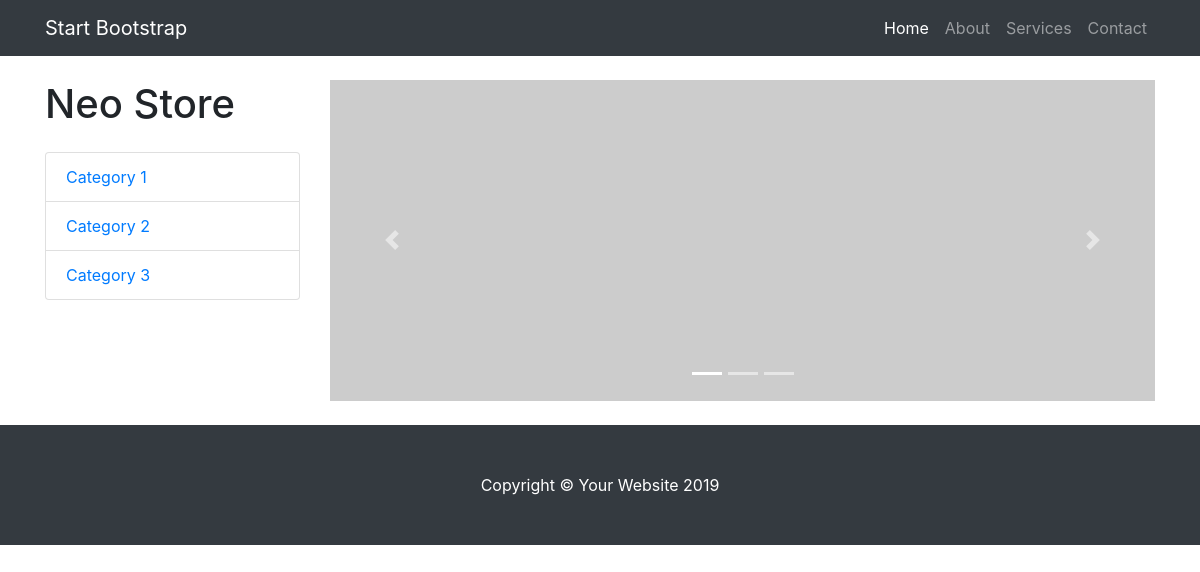
Before: / with the older database file.
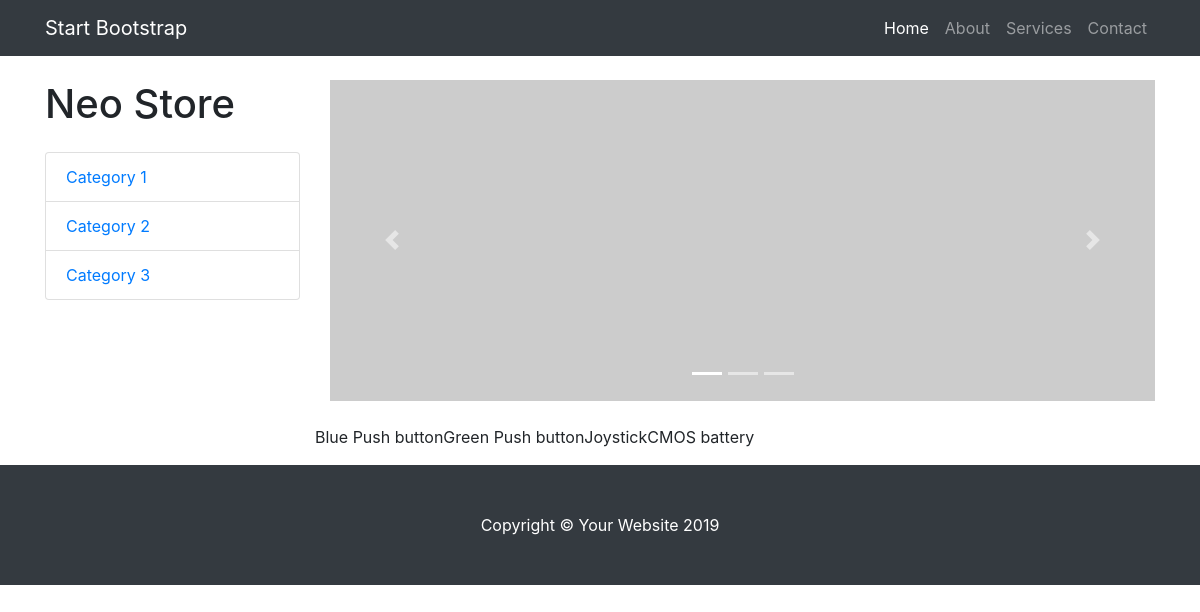
After: the same page with the newer database file.
### part/models.py (models this page shows, shortened)
class Part(models.Model):
    name = models.CharField(max_length=30, default='')
    description = models.TextField()
    price = models.DecimalField(max_digits=4, decimal_places=2)
    image = models.ImageField(upload_to='images')

### part/views.py (the view)
# urls.py: path('', views.index, name='index'),
def index(request):
    parts = Part.objects.all()
    return render(request, 'allparts.html', {'parts': parts})

### part/templates/allparts.html (shortened to what this page needs)
{% extends 'base.html' %}
{% block content %}
{% block cardcontent %}
{% for part in parts %}
<p>{{ part.name }}</p>
{% endfor %}
{% endblock %}
{% endblock %}

### templates/base.html (shortened to what this page needs)
<!DOCTYPE html>
<html lang="en">
<head>
  {% load static %}
  <link href="{% static "vendor/bootstrap/css/bootstrap.min.css" %}" rel="stylesheet">
  <link href="{% static "css/shop-homepage.css" %}" rel="stylesheet">
</head>
<body>
  <nav class="navbar navbar-expand-lg navbar-dark bg-dark fixed-top">
    <div class="container">
      <a class="navbar-brand" href="#">Start Bootstrap</a>
      <div class="collapse navbar-collapse" id="navbarResponsive">
        <ul class="navbar-nav ml-auto">
          <li class="nav-item active">
            <a class="nav-link" href="#">Home
            </a>
          </li>
          <li class="nav-item">
            <a class="nav-link" href="#">About</a>
          </li>
          <li class="nav-item">
            <a class="nav-link" href="#">Services</a>
          </li>
          <li class="nav-item">
            <a class="nav-link" href="#">Contact</a>
          </li>
        </ul>
      </div>
    </div>
  </nav>
  <div class="container">
    <div class="row">
      <div class="col-lg-3">
        <h1 class="my-4">Neo Store</h1>
        <div class="list-group">
          <a href="#" class="list-group-item">Category 1</a>
          <a href="#" class="list-group-item">Category 2</a>
          <a href="#" class="list-group-item">Category 3</a>
        </div>
      </div>
      <div class="col-lg-9">
        <div id="carouselExampleIndicators" class="carousel slide my-4" data-ride="carousel">
          <ol class="carousel-indicators">
            <li data-target="#carouselExampleIndicators" data-slide-to="0" class="active"></li>
            <li data-target="#carouselExampleIndicators" data-slide-to="1"></li>
            <li data-target="#carouselExampleIndicators" data-slide-to="2"></li>
          </ol>
          <div class="carousel-inner" role="listbox">
            <div class="carousel-item active">
              <img class="d-block img-fluid" src="http://placehold.it/900x350" alt="First slide">
            </div>
          </div>
          <a class="carousel-control-prev" href="#carouselExampleIndicators" role="button" data-slide="prev">
            <span class="carousel-control-prev-icon" aria-hidden="true"></span>
          </a>
          <a class="carousel-control-next" href="#carouselExampleIndicators" role="button" data-slide="next">
            <span class="carousel-control-next-icon" aria-hidden="true"></span>
          </a>
        </div>
        <div class="row">
          {% block cardcontent %}
          {% endblock %}
        </div>
      </div>
    </div>
  </div>
  <footer class="py-5 bg-dark">
    <div class="container">
      <p class="m-0 text-center text-white">Copyright &copy; Your Website 2019</p>
    </div>
  </footer>
</body>
</html>

### static/css/shop-homepage.css (style rules this page uses)
body { padding-top: 56px; }

Changed rows visible on the page:
added Part: name "Blue Push button"
added Part: name "Green Push button"
added Part: name "Joystick"
added Part: name "CMOS battery"
